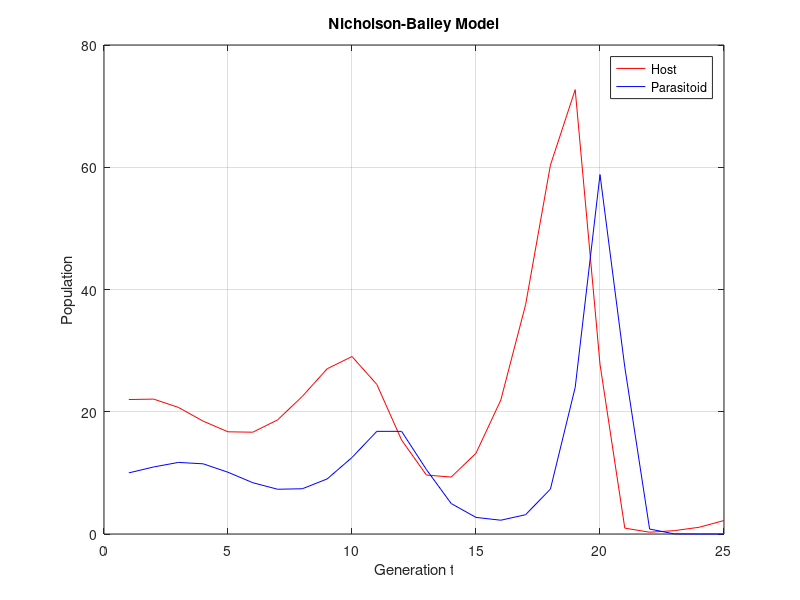

This figure's MATLAB source:
%Example8p3
%This code solves Nicholson-Bailey Model
clear all;close all;
e=1; a=0.069; r=2; 
Ngens=25;  %number of generations
time=1:1:Ngens;
H=zeros(1,Ngens); P=zeros(1,Ngens);
P(1)=10; H(1)=22;%initial conditions 
for t=1:Ngens-1   
    H(t+1)=r*H(t)*exp(- a*P(t));
    P(t+1)=e*H(t)*(1-exp(-a*P(t)));
end 
plot(time,H,'r',time,P,'b');
legend('Host','Parasitoid');
xlabel('Generation t');ylabel('Population');
title('Nicholson-Bailey Model');grid on;
